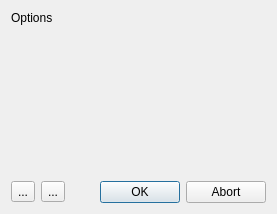
<?xml version="1.0" encoding="UTF-8"?>
<ui version="4.0">
 <author>
SPDX-FileCopyrightText: none
SPDX-License-Identifier: GPL-3.0-only OR LicenseRef-KDE-Accepted-GPL
 </author>
 <class>ClipStabilize_UI</class>
 <widget class="QDialog" name="ClipStabilize_UI">
  <property name="geometry">
   <rect>
    <x>0</x>
    <y>0</y>
    <width>277</width>
    <height>214</height>
   </rect>
  </property>
  <property name="windowTitle">
   <string>Dialog</string>
  </property>
  <layout class="QGridLayout" name="gridLayout">
   <item row="3" column="2" colspan="2">
    <spacer name="horizontalSpacer">
     <property name="orientation">
      <enum>Qt::Horizontal</enum>
     </property>
     <property name="sizeHint" stdset="0">
      <size>
       <width>40</width>
       <height>20</height>
      </size>
     </property>
    </spacer>
   </item>
   <item row="0" column="0" colspan="5">
    <widget class="QLabel" name="label_3">
     <property name="text">
      <string>Options</string>
     </property>
    </widget>
   </item>
   <item row="1" column="0" colspan="5">
    <widget class="QWidget" name="optionsbox" native="true">
     <property name="sizePolicy">
      <sizepolicy hsizetype="Expanding" vsizetype="Maximum">
       <horstretch>0</horstretch>
       <verstretch>0</verstretch>
      </sizepolicy>
     </property>
    </widget>
   </item>
   <item row="3" column="0">
    <widget class="QToolButton" name="preset_button">
     <property name="toolTip">
      <string>Presets</string>
     </property>
     <property name="text">
      <string>...</string>
     </property>
     <property name="icon">
      <iconset theme="adjustlevels">
       <normaloff>.</normaloff>.</iconset>
     </property>
     <property name="popupMode">
      <enum>QToolButton::InstantPopup</enum>
     </property>
    </widget>
   </item>
   <item row="2" column="0">
    <spacer name="verticalSpacer">
     <property name="orientation">
      <enum>Qt::Vertical</enum>
     </property>
     <property name="sizeHint" stdset="0">
      <size>
       <width>20</width>
       <height>40</height>
      </size>
     </property>
    </spacer>
   </item>
   <item row="3" column="4">
    <widget class="QDialogButtonBox" name="buttonBox">
     <property name="orientation">
      <enum>Qt::Horizontal</enum>
     </property>
     <property name="standardButtons">
      <set>QDialogButtonBox::Abort|QDialogButtonBox::Ok</set>
     </property>
    </widget>
   </item>
   <item row="3" column="1">
    <widget class="QToolButton" name="config_button">
     <property name="text">
      <string>...</string>
     </property>
     <property name="icon">
      <iconset theme="configure"/>
     </property>
    </widget>
   </item>
  </layout>
 </widget>
 <tabstops>
  <tabstop>preset_button</tabstop>
 </tabstops>
 <resources/>
 <connections>
  <connection>
   <sender>buttonBox</sender>
   <signal>rejected()</signal>
   <receiver>ClipStabilize_UI</receiver>
   <slot>reject()</slot>
   <hints>
    <hint type="sourcelabel">
     <x>316</x>
     <y>260</y>
    </hint>
    <hint type="destinationlabel">
     <x>286</x>
     <y>274</y>
    </hint>
   </hints>
  </connection>
 </connections>
</ui>
